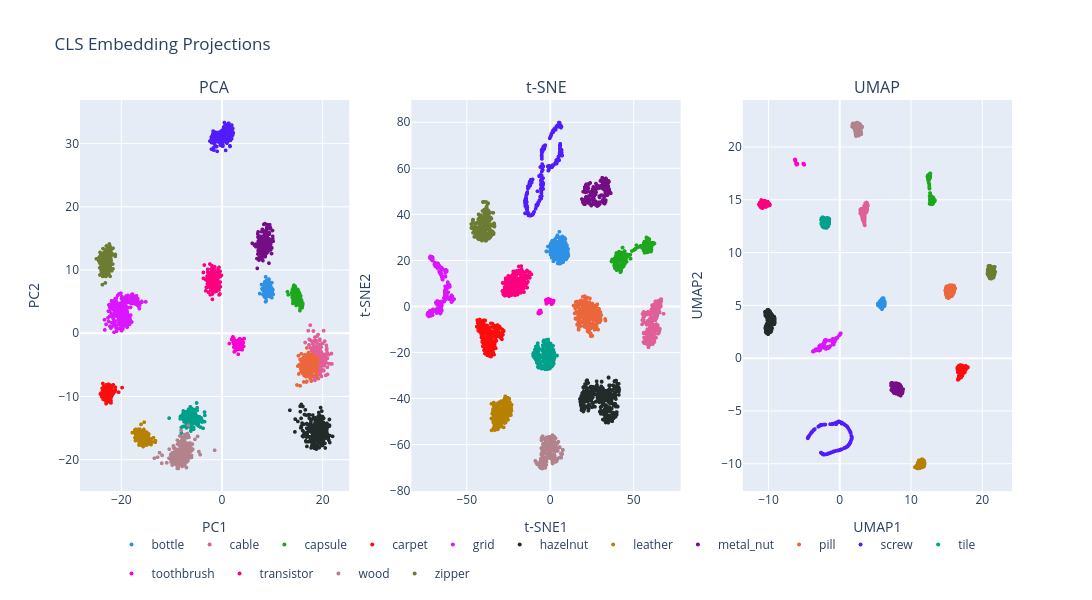

Here is the notebook cell this chart was saved with:
### Code cell
pca_train = pca_2d[train_mask]
tsne_train = tsne_2d[train_mask]
umap_train = umap_2d[train_mask]

cls_fig = make_subplots(
    rows=1,
    cols=3,
    subplot_titles=("PCA", "t-SNE", "UMAP")
)

colors = px.colors.qualitative.Dark24

category_colors = {cat: colors[i % len(colors)] for i, cat in enumerate(categories)}
plot_meta = [("PCA", pca_train, 1), ("t-SNE", tsne_train, 2), ("UMAP", umap_train, 3)]

for idx, (method_name, coords, col) in enumerate(plot_meta):
    for category in categories:
        mask = train_meta["category"] == category

        cls_fig.add_trace(
            go.Scattergl(
                x=coords[mask, 0],
                y=coords[mask, 1],
                mode="markers",
                name=category,
                legendgroup=category,
                showlegend=(method_name == "PCA"),
                customdata=np.stack([
                    train_meta.loc[mask, "category"],
                    train_meta.loc[mask, "path"]
                ], axis=1),
                hovertemplate=(
                    "Category: %{customdata[0]}" +
                    "<br>Path: %{customdata[1]}" +
                    "<extra></extra>"
                ),
                marker=dict(
                    size=4,
                    color=category_colors[category]
                    )
            ),
            row=1,
            col=col
        )

cls_fig.update_xaxes(title_text="PC1", row=1, col=1)
cls_fig.update_yaxes(title_text="PC2", row=1, col=1)

cls_fig.update_xaxes(title_text="t-SNE1", row=1, col=2)
cls_fig.update_yaxes(title_text="t-SNE2", row=1, col=2)

cls_fig.update_xaxes(title_text="UMAP1", row=1, col=3)
cls_fig.update_yaxes(title_text="UMAP2", row=1, col=3)

cls_fig.update_layout(
    title="CLS Embedding Projections",
    width=1600, height=600,
    legend=dict(
        orientation="h",
        yanchor="top",
        y=-0.1,
        xanchor="center",
        x=0.5
    )
)

cls_fig.show()
cls_fig.write_image(IMAGE_DIR / "cls_embedding_comparison.svg")

### Figure 1 — Plotly figure (JSON) as saved in the notebook; plotly's stock layout.template omitted (floating-point values rounded to 4 significant figures; data arrays with more than 128 entries replaced by an {"elided": "..."} marker saying what was removed)
{"data": [{"customdata": {"elided": "209x2 str values"}, "hovertemplate": "Category: %{customdata[0]}<br>Path: %{customdata[1]}<extra></extra>", "legendgroup": "bottle", "marker": {"color": "#2E91E5", "size": 4}, "mode": "markers", "name": "bottle", "showlegend": true, "type": "scattergl", "x": {"elided": "209 float values"}, "xaxis": "x", "y": {"elided": "209 float values"}, "yaxis": "y"}, {"customdata": {"elided": "224x2 str values"}, "hovertemplate": "Category: %{customdata[0]}<br>Path: %{customdata[1]}<extra></extra>", "legendgroup": "cable", "marker": {"color": "#E15F99", "size": 4}, "mode": "markers", "name": "cable", "showlegend": true, "type": "scattergl", "x": {"elided": "224 float values"}, "xaxis": "x", "y": {"elided": "224 float values"}, "yaxis": "y"}, {"customdata": {"elided": "219x2 str values"}, "hovertemplate": "Category: %{customdata[0]}<br>Path: %{customdata[1]}<extra></extra>", "legendgroup": "capsule", "marker": {"color": "#1CA71C", "size": 4}, "mode": "markers", "name": "capsule", "showlegend": true, "type": "scattergl", "x": {"elided": "219 float values"}, "xaxis": "x", "y": {"elided": "219 float values"}, "yaxis": "y"}, {"customdata": {"elided": "280x2 str values"}, "hovertemplate": "Category: %{customdata[0]}<br>Path: %{customdata[1]}<extra></extra>", "legendgroup": "carpet", "marker": {"color": "#FB0D0D", "size": 4}, "mode": "markers", "name": "carpet", "showlegend": true, "type": "scattergl", "x": {"elided": "280 float values"}, "xaxis": "x", "y": {"elided": "280 float values"}, "yaxis": "y"}, {"customdata": {"elided": "264x2 str values"}, "hovertemplate": "Category: %{customdata[0]}<br>Path: %{customdata[1]}<extra></extra>", "legendgroup": "grid", "marker": {"color": "#DA16FF", "size": 4}, "mode": "markers", "name": "grid", "showlegend": true, "type": "scattergl", "x": {"elided": "264 float values"}, "xaxis": "x", "y": {"elided": "264 float values"}, "yaxis": "y"}, {"customdata": {"elided": "391x2 str values"}, "hovertemplate": "Category: %{customdata[0]}<br>Path: %{customdata[1]}<extra></extra>", "legendgroup": "hazelnut", "marker": {"color": "#222A2A", "size": 4}, "mode": "markers", "name": "hazelnut", "showlegend": true, "type": "scattergl", "x": {"elided": "391 float values"}, "xaxis": "x", "y": {"elided": "391 float values"}, "yaxis": "y"}, {"customdata": {"elided": "245x2 str values"}, "hovertemplate": "Category: %{customdata[0]}<br>Path: %{customdata[1]}<extra></extra>", "legendgroup": "leather", "marker": {"color": "#B68100", "size": 4}, "mode": "markers", "name": "leather", "showlegend": true, "type": "scattergl", "x": {"elided": "245 float values"}, "xaxis": "x", "y": {"elided": "245 float values"}, "yaxis": "y"}, {"customdata": {"elided": "220x2 str values"}, "hovertemplate": "Category: %{customdata[0]}<br>Path: %{customdata[1]}<extra></extra>", "legendgroup": "metal_nut", "marker": {"color": "#750D86", "size": 4}, "mode": "markers", "name": "metal_nut", "showlegend": true, "type": "scattergl", "x": {"elided": "220 float values"}, "xaxis": "x", "y": {"elided": "220 float values"}, "yaxis": "y"}, {"customdata": {"elided": "267x2 str values"}, "hovertemplate": "Category: %{customdata[0]}<br>Path: %{customdata[1]}<extra></extra>", "legendgroup": "pill", "marker": {"color": "#EB663B", "size": 4}, "mode": "markers", "name": "pill", "showlegend": true, "type": "scattergl", "x": {"elided": "267 float values"}, "xaxis": "x", "y": {"elided": "267 float values"}, "yaxis": "y"}, {"customdata": {"elided": "320x2 str values"}, "hovertemplate": "Category: %{customdata[0]}<br>Path: %{customdata[1]}<extra></extra>", "legendgroup": "screw", "marker": {"color": "#511CFB", "size": 4}, "mode": "markers", "name": "screw", "showlegend": true, "type": "scattergl", "x": {"elided": "320 float values"}, "xaxis": "x", "y": {"elided": "320 float values"}, "yaxis": "y"}, {"customdata": {"elided": "230x2 str values"}, "hovertemplate": "Category: %{customdata[0]}<br>Path: %{customdata[1]}<extra></extra>", "legendgroup": "tile", "marker": {"color": "#00A08B", "size": 4}, "mode": "markers", "name": "tile", "showlegend": true, "type": "scattergl", "x": {"elided": "230 float values"}, "xaxis": "x", "y": {"elided": "230 float values"}, "yaxis": "y"}, {"customdata": [["toothbrush", "data/mvtec_ad/toothbrush/train/good/008.png"], ["toothbrush", "data/mvtec_ad/toothbrush/train/good/045.png"], ["toothbrush", "data/mvtec_ad/toothbrush/train/good/040.png"], ["toothbrush", "data/mvtec_ad/toothbrush/train/good/005.png"], ["toothbrush", "data/mvtec_ad/toothbrush/train/good/059.png"], ["toothbrush", "data/mvtec_ad/toothbrush/train/good/019.png"], ["toothbrush", "data/mvtec_ad/toothbrush/train/good/006.png"], ["toothbrush", "data/mvtec_ad/toothbrush/train/good/031.png"], ["toothbrush", "data/mvtec_ad/toothbrush/train/good/051.png"], ["toothbrush", "data/mvtec_ad/toothbrush/train/good/033.png"], ["toothbrush", "data/mvtec_ad/toothbrush/train/good/013.png"], ["toothbrush", "data/mvtec_ad/toothbrush/train/good/036.png"], ["toothbrush", "data/mvtec_ad/toothbrush/train/good/038.png"], ["toothbrush", "data/mvtec_ad/toothbrush/train/good/002.png"], ["toothbrush", "data/mvtec_ad/toothbrush/train/good/028.png"], ["toothbrush", "data/mvtec_ad/toothbrush/train/good/046.png"], ["toothbrush", "data/mvtec_ad/toothbrush/train/good/049.png"], ["toothbrush", "data/mvtec_ad/toothbrush/train/good/001.png"], ["toothbrush", "data/mvtec_ad/toothbrush/train/good/017.png"], ["toothbrush", "data/mvtec_ad/toothbrush/train/good/056.png"], ["toothbrush", "data/mvtec_ad/toothbrush/train/good/037.png"], ["toothbrush", "data/mvtec_ad/toothbrush/train/good/035.png"], ["toothbrush", "data/mvtec_ad/toothbrush/train/good/016.png"], ["toothbrush", "data/mvtec_ad/toothbrush/train/good/020.png"], ["toothbrush", "data/mvtec_ad/toothbrush/train/good/052.png"], ["toothbrush", "data/mvtec_ad/toothbrush/train/good/003.png"], ["toothbrush", "data/mvtec_ad/toothbrush/train/good/018.png"], ["toothbrush", "data/mvtec_ad/toothbrush/train/good/043.png"], ["toothbrush", "data/mvtec_ad/toothbrush/train/good/034.png"], ["toothbrush", "data/mvtec_ad/toothbrush/train/good/057.png"], ["toothbrush", "data/mvtec_ad/toothbrush/train/good/007.png"], ["toothbrush", "data/mvtec_ad/toothbrush/train/good/044.png"], ["toothbrush", "data/mvtec_ad/toothbrush/train/good/025.png"], ["toothbrush", "data/mvtec_ad/toothbrush/train/good/030.png"], ["toothbrush", "data/mvtec_ad/toothbrush/train/good/053.png"], ["toothbrush", "data/mvtec_ad/toothbrush/train/good/058.png"], ["toothbrush", "data/mvtec_ad/toothbrush/train/good/032.png"], ["toothbrush", "data/mvtec_ad/toothbrush/train/good/055.png"], ["toothbrush", "data/mvtec_ad/toothbrush/train/good/027.png"], ["toothbrush", "data/mvtec_ad/toothbrush/train/good/012.png"], ["toothbrush", "data/mvtec_ad/toothbrush/train/good/022.png"], ["toothbrush", "data/mvtec_ad/toothbrush/train/good/000.png"], ["toothbrush", "data/mvtec_ad/toothbrush/train/good/050.png"], ["toothbrush", "data/mvtec_ad/toothbrush/train/good/048.png"], ["toothbrush", "data/mvtec_ad/toothbrush/train/good/023.png"], ["toothbrush", "data/mvtec_ad/toothbrush/train/good/014.png"], ["toothbrush", "data/mvtec_ad/toothbrush/train/good/026.png"], ["toothbrush", "data/mvtec_ad/toothbrush/train/good/029.png"], ["toothbrush", "data/mvtec_ad/toothbrush/train/good/054.png"], ["toothbrush", "data/mvtec_ad/toothbrush/train/good/024.png"], ["toothbrush", "data/mvtec_ad/toothbrush/train/good/010.png"], ["toothbrush", "data/mvtec_ad/toothbrush/train/good/042.png"], ["toothbrush", "data/mvtec_ad/toothbrush/train/good/009.png"], ["toothbrush", "data/mvtec_ad/toothbrush/train/good/039.png"], ["toothbrush", "data/mvtec_ad/toothbrush/train/good/041.png"], ["toothbrush", "data/mvtec_ad/toothbrush/train/good/047.png"], ["toothbrush", "data/mvtec_ad/toothbrush/train/good/011.png"], ["toothbrush", "data/mvtec_ad/toothbrush/train/good/015.png"], ["toothbrush", "data/mvtec_ad/toothbrush/train/good/021.png"], ["toothbrush", "data/mvtec_ad/toothbrush/train/good/004.png"]], "hovertemplate": "Category: %{customdata[0]}<br>Path: %{customdata[1]}<extra></extra>", "legendgroup": "toothbrush", "marker": {"color": "#FB00D1", "size": 4}, "mode": "markers", "name": "toothbrush", "showlegend": true, "type": "scattergl", "x": [2.632, 3.08, 3.932, 3.983, 2.439, 2.363, 3.675, 4.253, 3.535, 3.897, 2.912, 4.418, 3.164, 2.809, 3.522, 3.301, 3.98, 2.903, 3.5, 3.537, 3.652, 3.174, 2.496, 3.39, 2.69, 2.375, 2.198, 3.218, 2.682, 3.299, 1.477, 3.769, 3.313, 4.324, 3.149, 3.247, 2.38, 4.234, 2.459, 2.678, 3.24, 3.384, 2.645, 2.856, 3.372, 2.703, 2.465, 4.02, 2.265, 3.436, 2.248, 3.974, 2.447, 3.375, 2.596, 2.894, 1.941, 3.262, 3.249, 2.233], "xaxis": "x", "y": [-2.002, -2.42, -1.295, -0.9957, -1.413, -0.7853, -1.341, -1.483, -0.8798, -1.888, -2.02, -0.8486, -2.431, -1.507, -1.653, -2.157, -2.339, -1.247, -0.9776, -2.52, -1.917, -1.571, -2.217, -1.745, -1.663, -1.692, -0.5694, -2.051, -2.127, -1.592, -1.626, -2.167, -1.418, -2.064, -2.563, -1.918, -2.21, -2.092, -2.147, -1.555, -2.171, -1.008, -2.775, -1.566, -1.984, -1.172, -2.944, -2.624, -1.429, -1.86, -1.344, -1.226, -1.265, -1.46, -1.91, -1.423, -0.9773, -1.383, -3.327, -1.368], "yaxis": "y"}, {"customdata": {"elided": "213x2 str values"}, "hovertemplate": "Category: %{customdata[0]}<br>Path: %{customdata[1]}<extra></extra>", "legendgroup": "transistor", "marker": {"color": "#FC0080", "size": 4}, "mode": "markers", "name": "transistor", "showlegend": true, "type": "scattergl", "x": {"elided": "213 float values"}, "xaxis": "x", "y": {"elided": "213 float values"}, "yaxis": "y"}, {"customdata": {"elided": "247x2 str values"}, "hovertemplate": "Category: %{customdata[0]}<br>Path: %{customdata[1]}<extra></extra>", "legendgroup": "wood", "marker": {"color": "#B2828D", "size": 4}, "mode": "markers", "name": "wood", "showlegend": true, "type": "scattergl", "x": {"elided": "247 float values"}, "xaxis": "x", "y": {"elided": "247 float values"}, "yaxis": "y"}, {"customdata": {"elided": "240x2 str values"}, "hovertemplate": "Category: %{customdata[0]}<br>Path: %{customdata[1]}<extra></extra>", "legendgroup": "zipper", "marker": {"color": "#6C7C32", "size": 4}, "mode": "markers", "name": "zipper", "showlegend": true, "type": "scattergl", "x": {"elided": "240 float values"}, "xaxis": "x", "y": {"elided": "240 float values"}, "yaxis": "y"}, {"customdata": {"elided": "209x2 str values"}, "hovertemplate": "Category: %{customdata[0]}<br>Path: %{customdata[1]}<extra></extra>", "legendgroup": "bottle", "marker": {"color": "#2E91E5", "size": 4}, "mode": "markers", "name": "bottle", "showlegend": false, "type": "scattergl", "x": {"elided": "209 float values"}, "xaxis": "x2", "y": {"elided": "209 float values"}, "yaxis": "y2"}, {"customdata": {"elided": "224x2 str values"}, "hovertemplate": "Category: %{customdata[0]}<br>Path: %{customdata[1]}<extra></extra>", "legendgroup": "cable", "marker": {"color": "#E15F99", "size": 4}, "mode": "markers", "name": "cable", "showlegend": false, "type": "scattergl", "x": {"elided": "224 float values"}, "xaxis": "x2", "y": {"elided": "224 float values"}, "yaxis": "y2"}, {"customdata": {"elided": "219x2 str values"}, "hovertemplate": "Category: %{customdata[0]}<br>Path: %{customdata[1]}<extra></extra>", "legendgroup": "capsule", "marker": {"color": "#1CA71C", "size": 4}, "mode": "markers", "name": "capsule", "showlegend": false, "type": "scattergl", "x": {"elided": "219 float values"}, "xaxis": "x2", "y": {"elided": "219 float values"}, "yaxis": "y2"}, {"customdata": {"elided": "280x2 str values"}, "hovertemplate": "Category: %{customdata[0]}<br>Path: %{customdata[1]}<extra></extra>", "legendgroup": "carpet", "marker": {"color": "#FB0D0D", "size": 4}, "mode": "markers", "name": "carpet", "showlegend": false, "type": "scattergl", "x": {"elided": "280 float values"}, "xaxis": "x2", "y": {"elided": "280 float values"}, "yaxis": "y2"}, {"customdata": {"elided": "264x2 str values"}, "hovertemplate": "Category: %{customdata[0]}<br>Path: %{customdata[1]}<extra></extra>", "legendgroup": "grid", "marker": {"color": "#DA16FF", "size": 4}, "mode": "markers", "name": "grid", "showlegend": false, "type": "scattergl", "x": {"elided": "264 float values"}, "xaxis": "x2", "y": {"elided": "264 float values"}, "yaxis": "y2"}, {"customdata": {"elided": "391x2 str values"}, "hovertemplate": "Category: %{customdata[0]}<br>Path: %{customdata[1]}<extra></extra>", "legendgroup": "hazelnut", "marker": {"color": "#222A2A", "size": 4}, "mode": "markers", "name": "hazelnut", "showlegend": false, "type": "scattergl", "x": {"elided": "391 float values"}, "xaxis": "x2", "y": {"elided": "391 float values"}, "yaxis": "y2"}, {"customdata": {"elided": "245x2 str values"}, "hovertemplate": "Category: %{customdata[0]}<br>Path: %{customdata[1]}<extra></extra>", "legendgroup": "leather", "marker": {"color": "#B68100", "size": 4}, "mode": "markers", "name": "leather", "showlegend": false, "type": "scattergl", "x": {"elided": "245 float values"}, "xaxis": "x2", "y": {"elided": "245 float values"}, "yaxis": "y2"}, {"customdata": {"elided": "220x2 str values"}, "hovertemplate": "Category: %{customdata[0]}<br>Path: %{customdata[1]}<extra></extra>", "legendgroup": "metal_nut", "marker": {"color": "#750D86", "size": 4}, "mode": "markers", "name": "metal_nut", "showlegend": false, "type": "scattergl", "x": {"elided": "220 float values"}, "xaxis": "x2", "y": {"elided": "220 float values"}, "yaxis": "y2"}, {"customdata": {"elided": "267x2 str values"}, "hovertemplate": "Category: %{customdata[0]}<br>Path: %{customdata[1]}<extra></extra>", "legendgroup": "pill", "marker": {"color": "#EB663B", "size": 4}, "mode": "markers", "name": "pill", "showlegend": false, "type": "scattergl", "x": {"elided": "267 float values"}, "xaxis": "x2", "y": {"elided": "267 float values"}, "yaxis": "y2"}, {"customdata": {"elided": "320x2 str values"}, "hovertemplate": "Category: %{customdata[0]}<br>Path: %{customdata[1]}<extra></extra>", "legendgroup": "screw", "marker": {"color": "#511CFB", "size": 4}, "mode": "markers", "name": "screw", "showlegend": false, "type": "scattergl", "x": {"elided": "320 float values"}, "xaxis": "x2", "y": {"elided": "320 float values"}, "yaxis": "y2"}, {"customdata": {"elided": "230x2 str values"}, "hovertemplate": "Category: %{customdata[0]}<br>Path: %{customdata[1]}<extra></extra>", "legendgroup": "tile", "marker": {"color": "#00A08B", "size": 4}, "mode": "markers", "name": "tile", "showlegend": false, "type": "scattergl", "x": {"elided": "230 float values"}, "xaxis": "x2", "y": {"elided": "230 float values"}, "yaxis": "y2"}, {"customdata": [["toothbrush", "data/mvtec_ad/toothbrush/train/good/008.png"], ["toothbrush", "data/mvtec_ad/toothbrush/train/good/045.png"], ["toothbrush", "data/mvtec_ad/toothbrush/train/good/040.png"], ["toothbrush", "data/mvtec_ad/toothbrush/train/good/005.png"], ["toothbrush", "data/mvtec_ad/toothbrush/train/good/059.png"], ["toothbrush", "data/mvtec_ad/toothbrush/train/good/019.png"], ["toothbrush", "data/mvtec_ad/toothbrush/train/good/006.png"], ["toothbrush", "data/mvtec_ad/toothbrush/train/good/031.png"], ["toothbrush", "data/mvtec_ad/toothbrush/train/good/051.png"], ["toothbrush", "data/mvtec_ad/toothbrush/train/good/033.png"], ["toothbrush", "data/mvtec_ad/toothbrush/train/good/013.png"], ["toothbrush", "data/mvtec_ad/toothbrush/train/good/036.png"], ["toothbrush", "data/mvtec_ad/toothbrush/train/good/038.png"], ["toothbrush", "data/mvtec_ad/toothbrush/train/good/002.png"], ["toothbrush", "data/mvtec_ad/toothbrush/train/good/028.png"], ["toothbrush", "data/mvtec_ad/toothbrush/train/good/046.png"], ["toothbrush", "data/mvtec_ad/toothbrush/train/good/049.png"], ["toothbrush", "data/mvtec_ad/toothbrush/train/good/001.png"], ["toothbrush", "data/mvtec_ad/toothbrush/train/good/017.png"], ["toothbrush", "data/mvtec_ad/toothbrush/train/good/056.png"], ["toothbrush", "data/mvtec_ad/toothbrush/train/good/037.png"], ["toothbrush", "data/mvtec_ad/toothbrush/train/good/035.png"], ["toothbrush", "data/mvtec_ad/toothbrush/train/good/016.png"], ["toothbrush", "data/mvtec_ad/toothbrush/train/good/020.png"], ["toothbrush", "data/mvtec_ad/toothbrush/train/good/052.png"], ["toothbrush", "data/mvtec_ad/toothbrush/train/good/003.png"], ["toothbrush", "data/mvtec_ad/toothbrush/train/good/018.png"], ["toothbrush", "data/mvtec_ad/toothbrush/train/good/043.png"], ["toothbrush", "data/mvtec_ad/toothbrush/train/good/034.png"], ["toothbrush", "data/mvtec_ad/toothbrush/train/good/057.png"], ["toothbrush", "data/mvtec_ad/toothbrush/train/good/007.png"], ["toothbrush", "data/mvtec_ad/toothbrush/train/good/044.png"], ["toothbrush", "data/mvtec_ad/toothbrush/train/good/025.png"], ["toothbrush", "data/mvtec_ad/toothbrush/train/good/030.png"], ["toothbrush", "data/mvtec_ad/toothbrush/train/good/053.png"], ["toothbrush", "data/mvtec_ad/toothbrush/train/good/058.png"], ["toothbrush", "data/mvtec_ad/toothbrush/train/good/032.png"], ["toothbrush", "data/mvtec_ad/toothbrush/train/good/055.png"], ["toothbrush", "data/mvtec_ad/toothbrush/train/good/027.png"], ["toothbrush", "data/mvtec_ad/toothbrush/train/good/012.png"], ["toothbrush", "data/mvtec_ad/toothbrush/train/good/022.png"], ["toothbrush", "data/mvtec_ad/toothbrush/train/good/000.png"], ["toothbrush", "data/mvtec_ad/toothbrush/train/good/050.png"], ["toothbrush", "data/mvtec_ad/toothbrush/train/good/048.png"], ["toothbrush", "data/mvtec_ad/toothbrush/train/good/023.png"], ["toothbrush", "data/mvtec_ad/toothbrush/train/good/014.png"], ["toothbrush", "data/mvtec_ad/toothbrush/train/good/026.png"], ["toothbrush", "data/mvtec_ad/toothbrush/train/good/029.png"], ["toothbrush", "data/mvtec_ad/toothbrush/train/good/054.png"], ["toothbrush", "data/mvtec_ad/toothbrush/train/good/024.png"], ["toothbrush", "data/mvtec_ad/toothbrush/train/good/010.png"], ["toothbrush", "data/mvtec_ad/toothbrush/train/good/042.png"], ["toothbrush", "data/mvtec_ad/toothbrush/train/good/009.png"], ["toothbrush", "data/mvtec_ad/toothbrush/train/good/039.png"], ["toothbrush", "data/mvtec_ad/toothbrush/train/good/041.png"], ["toothbrush", "data/mvtec_ad/toothbrush/train/good/047.png"], ["toothbrush", "data/mvtec_ad/toothbrush/train/good/011.png"], ["toothbrush", "data/mvtec_ad/toothbrush/train/good/015.png"], ["toothbrush", "data/mvtec_ad/toothbrush/train/good/021.png"], ["toothbrush", "data/mvtec_ad/toothbrush/train/good/004.png"]], "hovertemplate": "Category: %{customdata[0]}<br>Path: %{customdata[1]}<extra></extra>", "legendgroup": "toothbrush", "marker": {"color": "#FB00D1", "size": 4}, "mode": "markers", "name": "toothbrush", "showlegend": false, "type": "scattergl", "x": [-6.103, 1.118, 1.17, -5.264, 0.9226, -6.102, -6.129, -1.642, 1.044, -1.847, -5.891, -1.172, -0.8657, -5.803, -2.086, 0.6537, 2.226, -5.633, -6.756, 1.543, -1.365, -1.879, -6.838, -2.089, 1.272, -6.469, -6.191, 1.553, -2.37, 0.4898, -5.481, 1.872, -0.604, -1.642, 2.079, 1.298, -2.019, 2.307, -0.9178, -5.706, -0.8463, -5.665, 1.139, 1.341, -1.085, -6.345, -1.961, -1.953, 0.7575, -1.769, -5.739, 1.188, -5.515, -1.22, 0.5066, 1.014, -5.713, -6.092, -1.988, -5.536], "xaxis": "x2", "y": [-2.128, 2.529, 1.846, -2.647, 1.53, -2.616, -2.247, 2.449, 1.958, 2.757, -1.88, 1.927, 3.288, -2.873, 2.477, 2.546, 2.308, -2.09, -2.619, 1.493, 2.254, 1.676, -2.971, 1.898, 2.223, -3.115, -1.94, 2.11, 2.709, 2.666, -2.305, 1.522, 1.799, 1.81, 2.399, 2.205, 1.728, 2.571, 3.295, -1.871, 3.133, -2.465, 0.9939, 2.342, 3.159, -2.754, 2.943, 2.999, 2.187, 2.692, -2.348, 2.242, -2.419, 2.313, 2.855, 2.441, -2.198, -2.342, 1.192, -1.74], "yaxis": "y2"}, {"customdata": {"elided": "213x2 str values"}, "hovertemplate": "Category: %{customdata[0]}<br>Path: %{customdata[1]}<extra></extra>", "legendgroup": "transistor", "marker": {"color": "#FC0080", "size": 4}, "mode": "markers", "name": "transistor", "showlegend": false, "type": "scattergl", "x": {"elided": "213 float values"}, "xaxis": "x2", "y": {"elided": "213 float values"}, "yaxis": "y2"}, {"customdata": {"elided": "247x2 str values"}, "hovertemplate": "Category: %{customdata[0]}<br>Path: %{customdata[1]}<extra></extra>", "legendgroup": "wood", "marker": {"color": "#B2828D", "size": 4}, "mode": "markers", "name": "wood", "showlegend": false, "type": "scattergl", "x": {"elided": "247 float values"}, "xaxis": "x2", "y": {"elided": "247 float values"}, "yaxis": "y2"}, {"customdata": {"elided": "240x2 str values"}, "hovertemplate": "Category: %{customdata[0]}<br>Path: %{customdata[1]}<extra></extra>", "legendgroup": "zipper", "marker": {"color": "#6C7C32", "size": 4}, "mode": "markers", "name": "zipper", "showlegend": false, "type": "scattergl", "x": {"elided": "240 float values"}, "xaxis": "x2", "y": {"elided": "240 float values"}, "yaxis": "y2"}, {"customdata": {"elided": "209x2 str values"}, "hovertemplate": "Category: %{customdata[0]}<br>Path: %{customdata[1]}<extra></extra>", "legendgroup": "bottle", "marker": {"color": "#2E91E5", "size": 4}, "mode": "markers", "name": "bottle", "showlegend": false, "type": "scattergl", "x": {"elided": "209 float values"}, "xaxis": "x3", "y": {"elided": "209 float values"}, "yaxis": "y3"}, {"customdata": {"elided": "224x2 str values"}, "hovertemplate": "Category: %{customdata[0]}<br>Path: %{customdata[1]}<extra></extra>", "legendgroup": "cable", "marker": {"color": "#E15F99", "size": 4}, "mode": "markers", "name": "cable", "showlegend": false, "type": "scattergl", "x": {"elided": "224 float values"}, "xaxis": "x3", "y": {"elided": "224 float values"}, "yaxis": "y3"}, {"customdata": {"elided": "219x2 str values"}, "hovertemplate": "Category: %{customdata[0]}<br>Path: %{customdata[1]}<extra></extra>", "legendgroup": "capsule", "marker": {"color": "#1CA71C", "size": 4}, "mode": "markers", "name": "capsule", "showlegend": false, "type": "scattergl", "x": {"elided": "219 float values"}, "xaxis": "x3", "y": {"elided": "219 float values"}, "yaxis": "y3"}, {"customdata": {"elided": "280x2 str values"}, "hovertemplate": "Category: %{customdata[0]}<br>Path: %{customdata[1]}<extra></extra>", "legendgroup": "carpet", "marker": {"color": "#FB0D0D", "size": 4}, "mode": "markers", "name": "carpet", "showlegend": false, "type": "scattergl", "x": {"elided": "280 float values"}, "xaxis": "x3", "y": {"elided": "280 float values"}, "yaxis": "y3"}, {"customdata": {"elided": "264x2 str values"}, "hovertemplate": "Category: %{customdata[0]}<br>Path: %{customdata[1]}<extra></extra>", "legendgroup": "grid", "marker": {"color": "#DA16FF", "size": 4}, "mode": "markers", "name": "grid", "showlegend": false, "type": "scattergl", "x": {"elided": "264 float values"}, "xaxis": "x3", "y": {"elided": "264 float values"}, "yaxis": "y3"}, {"customdata": {"elided": "391x2 str values"}, "hovertemplate": "Category: %{customdata[0]}<br>Path: %{customdata[1]}<extra></extra>", "legendgroup": "hazelnut", "marker": {"color": "#222A2A", "size": 4}, "mode": "markers", "name": "hazelnut", "showlegend": false, "type": "scattergl", "x": {"elided": "391 float values"}, "xaxis": "x3", "y": {"elided": "391 float values"}, "yaxis": "y3"}, {"customdata": {"elided": "245x2 str values"}, "hovertemplate": "Category: %{customdata[0]}<br>Path: %{customdata[1]}<extra></extra>", "legendgroup": "leather", "marker": {"color": "#B68100", "size": 4}, "mode": "markers", "name": "leather", "showlegend": false, "type": "scattergl", "x": {"elided": "245 float values"}, "xaxis": "x3", "y": {"elided": "245 float values"}, "yaxis": "y3"}, {"customdata": {"elided": "220x2 str values"}, "hovertemplate": "Category: %{customdata[0]}<br>Path: %{customdata[1]}<extra></extra>", "legendgroup": "metal_nut", "marker": {"color": "#750D86", "size": 4}, "mode": "markers", "name": "metal_nut", "showlegend": false, "type": "scattergl", "x": {"elided": "220 float values"}, "xaxis": "x3", "y": {"elided": "220 float values"}, "yaxis": "y3"}, {"customdata": {"elided": "267x2 str values"}, "hovertemplate": "Category: %{customdata[0]}<br>Path: %{customdata[1]}<extra></extra>", "legendgroup": "pill", "marker": {"color": "#EB663B", "size": 4}, "mode": "markers", "name": "pill", "showlegend": false, "type": "scattergl", "x": {"elided": "267 float values"}, "xaxis": "x3", "y": {"elided": "267 float values"}, "yaxis": "y3"}, {"customdata": {"elided": "320x2 str values"}, "hovertemplate": "Category: %{customdata[0]}<br>Path: %{customdata[1]}<extra></extra>", "legendgroup": "screw", "marker": {"color": "#511CFB", "size": 4}, "mode": "markers", "name": "screw", "showlegend": false, "type": "scattergl", "x": {"elided": "320 float values"}, "xaxis": "x3", "y": {"elided": "320 float values"}, "yaxis": "y3"}, {"customdata": {"elided": "230x2 str values"}, "hovertemplate": "Category: %{customdata[0]}<br>Path: %{customdata[1]}<extra></extra>", "legendgroup": "tile", "marker": {"color": "#00A08B", "size": 4}, "mode": "markers", "name": "tile", "showlegend": false, "type": "scattergl", "x": {"elided": "230 float values"}, "xaxis": "x3", "y": {"elided": "230 float values"}, "yaxis": "y3"}, {"customdata": [["toothbrush", "data/mvtec_ad/toothbrush/train/good/008.png"], ["toothbrush", "data/mvtec_ad/toothbrush/train/good/045.png"], ["toothbrush", "data/mvtec_ad/toothbrush/train/good/040.png"], ["toothbrush", "data/mvtec_ad/toothbrush/train/good/005.png"], ["toothbrush", "data/mvtec_ad/toothbrush/train/good/059.png"], ["toothbrush", "data/mvtec_ad/toothbrush/train/good/019.png"], ["toothbrush", "data/mvtec_ad/toothbrush/train/good/006.png"], ["toothbrush", "data/mvtec_ad/toothbrush/train/good/031.png"], ["toothbrush", "data/mvtec_ad/toothbrush/train/good/051.png"], ["toothbrush", "data/mvtec_ad/toothbrush/train/good/033.png"], ["toothbrush", "data/mvtec_ad/toothbrush/train/good/013.png"], ["toothbrush", "data/mvtec_ad/toothbrush/train/good/036.png"], ["toothbrush", "data/mvtec_ad/toothbrush/train/good/038.png"], ["toothbrush", "data/mvtec_ad/toothbrush/train/good/002.png"], ["toothbrush", "data/mvtec_ad/toothbrush/train/good/028.png"], ["toothbrush", "data/mvtec_ad/toothbrush/train/good/046.png"], ["toothbrush", "data/mvtec_ad/toothbrush/train/good/049.png"], ["toothbrush", "data/mvtec_ad/toothbrush/train/good/001.png"], ["toothbrush", "data/mvtec_ad/toothbrush/train/good/017.png"], ["toothbrush", "data/mvtec_ad/toothbrush/train/good/056.png"], ["toothbrush", "data/mvtec_ad/toothbrush/train/good/037.png"], ["toothbrush", "data/mvtec_ad/toothbrush/train/good/035.png"], ["toothbrush", "data/mvtec_ad/toothbrush/train/good/016.png"], ["toothbrush", "data/mvtec_ad/toothbrush/train/good/020.png"], ["toothbrush", "data/mvtec_ad/toothbrush/train/good/052.png"], ["toothbrush", "data/mvtec_ad/toothbrush/train/good/003.png"], ["toothbrush", "data/mvtec_ad/toothbrush/train/good/018.png"], ["toothbrush", "data/mvtec_ad/toothbrush/train/good/043.png"], ["toothbrush", "data/mvtec_ad/toothbrush/train/good/034.png"], ["toothbrush", "data/mvtec_ad/toothbrush/train/good/057.png"], ["toothbrush", "data/mvtec_ad/toothbrush/train/good/007.png"], ["toothbrush", "data/mvtec_ad/toothbrush/train/good/044.png"], ["toothbrush", "data/mvtec_ad/toothbrush/train/good/025.png"], ["toothbrush", "data/mvtec_ad/toothbrush/train/good/030.png"], ["toothbrush", "data/mvtec_ad/toothbrush/train/good/053.png"], ["toothbrush", "data/mvtec_ad/toothbrush/train/good/058.png"], ["toothbrush", "data/mvtec_ad/toothbrush/train/good/032.png"], ["toothbrush", "data/mvtec_ad/toothbrush/train/good/055.png"], ["toothbrush", "data/mvtec_ad/toothbrush/train/good/027.png"], ["toothbrush", "data/mvtec_ad/toothbrush/train/good/012.png"], ["toothbrush", "data/mvtec_ad/toothbrush/train/good/022.png"], ["toothbrush", "data/mvtec_ad/toothbrush/train/good/000.png"], ["toothbrush", "data/mvtec_ad/toothbrush/train/good/050.png"], ["toothbrush", "data/mvtec_ad/toothbrush/train/good/048.png"], ["toothbrush", "data/mvtec_ad/toothbrush/train/good/023.png"], ["toothbrush", "data/mvtec_ad/toothbrush/train/good/014.png"], ["toothbrush", "data/mvtec_ad/toothbrush/train/good/026.png"], ["toothbrush", "data/mvtec_ad/toothbrush/train/good/029.png"], ["toothbrush", "data/mvtec_ad/toothbrush/train/good/054.png"], ["toothbrush", "data/mvtec_ad/toothbrush/train/good/024.png"], ["toothbrush", "data/mvtec_ad/toothbrush/train/good/010.png"], ["toothbrush", "data/mvtec_ad/toothbrush/train/good/042.png"], ["toothbrush", "data/mvtec_ad/toothbrush/train/good/009.png"], ["toothbrush", "data/mvtec_ad/toothbrush/train/good/039.png"], ["toothbrush", "data/mvtec_ad/toothbrush/train/good/041.png"], ["toothbrush", "data/mvtec_ad/toothbrush/train/good/047.png"], ["toothbrush", "data/mvtec_ad/toothbrush/train/good/011.png"], ["toothbrush", "data/mvtec_ad/toothbrush/train/good/015.png"], ["toothbrush", "data/mvtec_ad/toothbrush/train/good/021.png"], ["toothbrush", "data/mvtec_ad/toothbrush/train/good/004.png"]], "hovertemplate": "Category: %{customdata[0]}<br>Path: %{customdata[1]}<extra></extra>", "legendgroup": "toothbrush", "marker": {"color": "#FB00D1", "size": 4}, "mode": "markers", "name": "toothbrush", "showlegend": false, "type": "scattergl", "x": [-5.001, -6.224, -6.196, -5.048, -6.183, -4.983, -5.012, -6.024, -6.186, -6.038, -4.988, -6.014, -6.06, -5.01, -5.979, -6.205, -6.199, -5.059, -4.972, -6.198, -5.991, -5.952, -4.949, -5.989, -6.21, -4.986, -4.981, -6.218, -5.974, -6.224, -5.033, -6.194, -6.074, -6.054, -6.239, -6.204, -5.964, -6.214, -6.07, -4.992, -6.079, -5.017, -6.204, -6.207, -6.026, -4.983, -5.984, -6.021, -6.243, -6.012, -5.019, -6.207, -5.029, -6.006, -6.205, -6.195, -4.996, -5.005, -5.908, -5.006], "xaxis": "x3", "y": [18.37, 18.8, 18.78, 18.41, 18.76, 18.36, 18.38, 18.38, 18.76, 18.39, 18.36, 18.39, 18.41, 18.38, 18.36, 18.77, 18.78, 18.43, 18.35, 18.79, 18.35, 18.38, 18.32, 18.38, 18.79, 18.35, 18.36, 18.8, 18.34, 18.72, 18.4, 18.77, 18.48, 18.42, 18.82, 18.78, 18.37, 18.79, 18.38, 18.37, 18.42, 18.39, 18.79, 18.79, 18.36, 18.36, 18.35, 18.33, 18.82, 18.37, 18.37, 18.81, 18.4, 18.38, 18.73, 18.75, 18.37, 18.39, 18.4, 18.38], "yaxis": "y3"}, {"customdata": {"elided": "213x2 str values"}, "hovertemplate": "Category: %{customdata[0]}<br>Path: %{customdata[1]}<extra></extra>", "legendgroup": "transistor", "marker": {"color": "#FC0080", "size": 4}, "mode": "markers", "name": "transistor", "showlegend": false, "type": "scattergl", "x": {"elided": "213 float values"}, "xaxis": "x3", "y": {"elided": "213 float values"}, "yaxis": "y3"}, {"customdata": {"elided": "247x2 str values"}, "hovertemplate": "Category: %{customdata[0]}<br>Path: %{customdata[1]}<extra></extra>", "legendgroup": "wood", "marker": {"color": "#B2828D", "size": 4}, "mode": "markers", "name": "wood", "showlegend": false, "type": "scattergl", "x": {"elided": "247 float values"}, "xaxis": "x3", "y": {"elided": "247 float values"}, "yaxis": "y3"}, {"customdata": {"elided": "240x2 str values"}, "hovertemplate": "Category: %{customdata[0]}<br>Path: %{customdata[1]}<extra></extra>", "legendgroup": "zipper", "marker": {"color": "#6C7C32", "size": 4}, "mode": "markers", "name": "zipper", "showlegend": false, "type": "scattergl", "x": {"elided": "240 float values"}, "xaxis": "x3", "y": {"elided": "240 float values"}, "yaxis": "y3"}], "layout": {"annotations": [{"font": {"size": 16}, "showarrow": false, "text": "PCA", "x": 0.1444, "xanchor": "center", "xref": "paper", "y": 1, "yanchor": "bottom", "yref": "paper"}, {"font": {"size": 16}, "showarrow": false, "text": "t-SNE", "x": 0.5, "xanchor": "center", "xref": "paper", "y": 1, "yanchor": "bottom", "yref": "paper"}, {"font": {"size": 16}, "showarrow": false, "text": "UMAP", "x": 0.8556, "xanchor": "center", "xref": "paper", "y": 1, "yanchor": "bottom", "yref": "paper"}], "height": 600, "legend": {"orientation": "h", "x": 0.5, "xanchor": "center", "y": -0.1, "yanchor": "top"}, "title": {"text": "CLS Embedding Projections"}, "width": 1600, "xaxis": {"anchor": "y", "domain": [0, 0.2889], "title": {"text": "PC1"}}, "xaxis2": {"anchor": "y2", "domain": [0.3556, 0.6444], "title": {"text": "t-SNE1"}}, "xaxis3": {"anchor": "y3", "domain": [0.7111, 1], "title": {"text": "UMAP1"}}, "yaxis": {"anchor": "x", "domain": [0, 1], "title": {"text": "PC2"}}, "yaxis2": {"anchor": "x2", "domain": [0, 1], "title": {"text": "t-SNE2"}}, "yaxis3": {"anchor": "x3", "domain": [0, 1], "title": {"text": "UMAP2"}}}}
